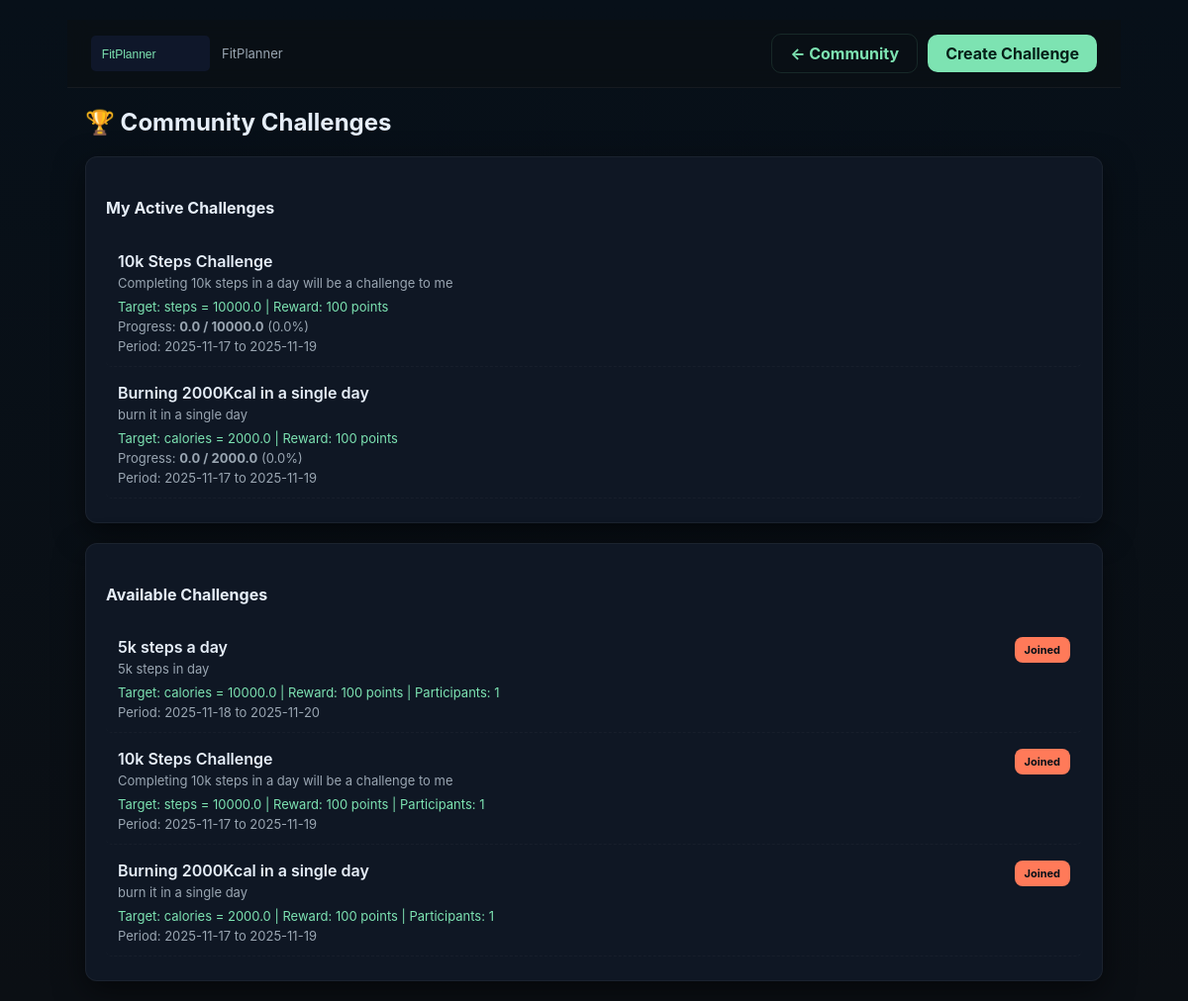
/challenges (signed in), run on the app's committed database.
### tables this page shows
CREATE TABLE user_challenges (
                    id INTEGER PRIMARY KEY AUTOINCREMENT,
                    user_id INTEGER,
                    challenge_id INTEGER,
                    progress_value REAL DEFAULT 0,
                    status TEXT DEFAULT 'active',
                    joined_at DATETIME DEFAULT CURRENT_TIMESTAMP,
                    FOREIGN KEY (user_id) REFERENCES users(id) ON DELETE CASCADE,
                    FOREIGN KEY (challenge_id) REFERENCES challenges(id) ON DELETE CASCADE
                );

CREATE TABLE challenges (
                    id INTEGER PRIMARY KEY AUTOINCREMENT,
                    name TEXT,
                    description TEXT,
                    start_date DATE,
                    end_date DATE,
                    target_metric TEXT,
                    target_value REAL,
                    points_reward INTEGER,
                    created_at DATETIME DEFAULT CURRENT_TIMESTAMP
                );

### app.py (the view)
@app.route('/challenges')
def challenges():
    if 'user_id' not in session: return redirect(url_for('login'))
    db = get_db(); uid = session['user_id']
    all_challenges = db.execute('''
        SELECT c.*,
               COUNT(DISTINCT uc.user_id) as participants,
               uc.status as user_status
        FROM challenges c
        LEFT JOIN user_challenges uc ON c.id = uc.challenge_id
        LEFT JOIN user_challenges my_uc ON c.id = my_uc.challenge_id AND my_uc.user_id = ?
        WHERE c.end_date >= date('now')
        GROUP BY c.id
        ORDER BY c.start_date DESC
    ''', (uid,)).fetchall()
    my_challenges = db.execute('''
        SELECT c.*, uc.progress_value, uc.status
        FROM user_challenges uc
        JOIN challenges c ON uc.challenge_id = c.id
        WHERE uc.user_id = ? AND uc.status = 'active'
    ''', (uid,)).fetchall()
    return render_template('challenges.html', challenges=all_challenges, my_challenges=my_challenges)

### app.py (called while the page is built)
def get_db():
    db = getattr(g, '_database', None)
    if db is None:
        db = g._database = sqlite3.connect(DB_PATH)
        db.row_factory = sqlite3.Row
    return db

@app.teardown_appcontext
def close_connection(exception):
    db = getattr(g, '_database', None)
    if db is not None:
        db.close()

### templates/challenges.html (shortened to what this page needs)
<!doctype html>
<html lang="en">
<head>
  <link rel="stylesheet" href="{{ url_for('static', filename='css/styles.css') }}">
</head>
<body class="container">
  <nav class="topbar">
    <div class="brand"><img src="{{ url_for('static', filename='img/logo.svg') }}" alt="logo"><div class="small">FitPlanner</div></div>
    <div class="nav-actions">
      <a class="btn outline" href="{{ url_for('community') }}">← Community</a>
      <a class="btn" href="{{ url_for('create_challenge') }}">Create Challenge</a>
    </div>
  </nav>
  <div class="container">
    <h2>🏆 Community Challenges</h2>
    {% if my_challenges %}
      <div class="card" style="margin-top:20px;">
        <h4>My Active Challenges</h4>
        <ul class="list" style="list-style:none;padding:0;">
          {% for challenge in my_challenges %}
            <li style="padding:12px;border-bottom:1px dashed rgba(255,255,255,0.03);">
              <div style="display:flex;justify-content:space-between;align-items:start;">
                <div style="flex:1;">
                  <div style="font-weight:600;">{{ challenge['name'] }}</div>
                  <div class="small" style="margin-top:4px;">{{ challenge['description'] }}</div>
                  <div class="small" style="margin-top:8px;color:var(--accent);">
                    Target: {{ challenge['target_metric'] }} = {{ challenge['target_value'] }} |
                    Reward: {{ challenge['points_reward'] }} points
                  </div>
                  <div class="small" style="margin-top:4px;">
                    Progress: <strong>{{ challenge['progress_value'] }} / {{ challenge['target_value'] }}</strong>
                    ({{ ((challenge['progress_value'] / challenge['target_value']) * 100)|round(0) }}%)
                  </div>
                  <div class="small" style="margin-top:4px;">
                    Period: {{ challenge['start_date'] }} to {{ challenge['end_date'] }}
                  </div>
                </div>
              </div>
            </li>
          {% endfor %}
        </ul>
      </div>
    {% endif %}
    <div class="card" style="margin-top:20px;">
      <h4>Available Challenges</h4>
      {% if challenges %}
        <ul class="list" style="list-style:none;padding:0;">
          {% for challenge in challenges %}
            <li style="padding:12px;border-bottom:1px dashed rgba(255,255,255,0.03);">
              <div style="display:flex;justify-content:space-between;align-items:start;">
                <div style="flex:1;">
                  <div style="font-weight:600;">{{ challenge['name'] }}</div>
                  <div class="small" style="margin-top:4px;">{{ challenge['description'] }}</div>
                  <div class="small" style="margin-top:8px;color:var(--accent);">
                    Target: {{ challenge['target_metric'] }} = {{ challenge['target_value'] }} |
                    Reward: {{ challenge['points_reward'] }} points |
                    Participants: {{ challenge['participants'] or 0 }}
                  </div>
                  <div class="small" style="margin-top:4px;">
                    Period: {{ challenge['start_date'] }} to {{ challenge['end_date'] }}
                  </div>
                </div>
                {% if not challenge['user_status'] or challenge['user_status'] != 'active' %}
                  <form method="post" action="{{ url_for('join_challenge', challenge_id=challenge['id']) }}" style="margin:0;">
                    <button type="submit" class="btn" style="padding:6px 12px;font-size:12px;">Join</button>
                  </form>
                {% else %}
                  <span class="badge" style="font-size:11px;">Joined</span>
                {% endif %}
              </div>
            </li>
          {% endfor %}
        </ul>
      {% else %}
        <p class="small">No active challenges available. Create one to get started!</p>
      {% endif %}
    </div>
  </div>
</body>
</html>

### static/css/styles.css (style rules this page uses)
:root { --bg:#0b0f14; --card:#0f1724; --accent:#7DE3B2; --accent2:#FF7A59; --muted:#9AA6B2; --accent-hover:#5dd299; --accent2-hover:#e6684a; --transition: all 0.3s cubic-bezier(0.4, 0, 0.2, 1); --transition-fast: all 0.15s ease; }
* { box-sizing:border-box;font-family:Inter, system-ui, Arial, sans-serif }
body { margin:0; background:linear-gradient(180deg,#071019 0%, #0b0f14 100%); color:#e6eef8; animation: fadeIn 0.5s ease-in; min-height: 100vh; }
a { text-decoration:none;color:inherit;transition: var(--transition-fast); }
.topbar { display:flex; justify-content:space-between; align-items:center; padding:14px 24px; background:transparent; position: sticky; top: 0; z-index: 100; backdrop-filter: blur(10px); background: rgba(11, 15, 20, 0.8); border-bottom: 1px solid rgba(255, 255, 255, 0.05); animation: slideInUp 0.4s ease-out; }
.brand { display:flex;align-items:center;gap:12px;transition: var(--transition-fast); }
.brand img { height:36px;transition: var(--transition-fast); }
.nav-actions { display:flex;gap:10px;align-items:center; }
.btn { background:var(--accent); color:#042018; padding:9px 18px; border-radius:10px; border:none; font-weight:700; cursor:pointer; transition: var(--transition); position: relative; overflow: hidden; display: inline-flex; align-items: center; justify-content: center; gap: 6px; }
.btn::before { content: ''; position: absolute; top: 50%; left: 50%; width: 0; height: 0; border-radius: 50%; background: rgba(255, 255, 255, 0.2); transform: translate(-50%, -50%); transition: width 0.6s, height 0.6s; }
.btn.outline { background:transparent; border:1px solid rgba(125,227,178,0.12); color:var(--accent); }
.container { max-width:1100px; margin:20px auto; padding:0 18px; animation: slideInUp 0.5s ease-out; }
.card { background:var(--card); padding:20px; border-radius:12px; box-shadow:0 10px 30px rgba(0,0,0,0.5); transition: var(--transition); position: relative; overflow: hidden; border: 1px solid rgba(255, 255, 255, 0.05); animation: slideInUp 0.5s ease-out; }
.card::before { content: ''; position: absolute; top: 0; left: -100%; width: 100%; height: 100%; background: linear-gradient(90deg, transparent, rgba(125, 227, 178, 0.05), transparent); transition: left 0.5s; }
.list { list-style:none;padding:0;margin:0; }
.list li { padding:10px 8px; border-bottom:1px dashed rgba(255,255,255,0.03); transition: var(--transition-fast); border-radius: 6px; margin-bottom: 4px; }
.small { font-size:13px;color:var(--muted); }
.badge { background:var(--accent2); color:#071018; padding:6px 10px; border-radius:8px; font-weight:700; display: inline-block; transition: var(--transition-fast); animation: pulse 2s ease-in-out infinite; }
html { scroll-behavior: smooth; }

### data on the page
user_challenges: name "10k Steps Challenge", description "Completing 10k steps in a day will be a challenge to me", target_metric "steps", target_value "10000.0", points_reward "100", progress_value "0.0", progress_value.target_value "0.0", start_date "2025-11-17", end_date "2025-11-19"
user_challenges: name "Burning 2000Kcal in a single day", description "burn it in a single day", target_metric "calories", target_value "2000.0", points_reward "100", progress_value "0.0", progress_value.target_value "0.0", start_date "2025-11-17", end_date "2025-11-19"
challenges: name "5k steps a day", description "5k steps in day", target_metric "calories", target_value "10000.0", points_reward "100", challenge "1", start_date "2025-11-18", end_date "2025-11-20"
challenges: name "10k Steps Challenge", description "Completing 10k steps in a day will be a challenge to me", target_metric "steps", target_value "10000.0", points_reward "100", id "1", start_date "2025-11-17", end_date "2025-11-19"
challenges: name "Burning 2000Kcal in a single day", description "burn it in a single day", target_metric "calories", target_value "2000.0", points_reward "100", challenge "1", start_date "2025-11-17", end_date "2025-11-19"
